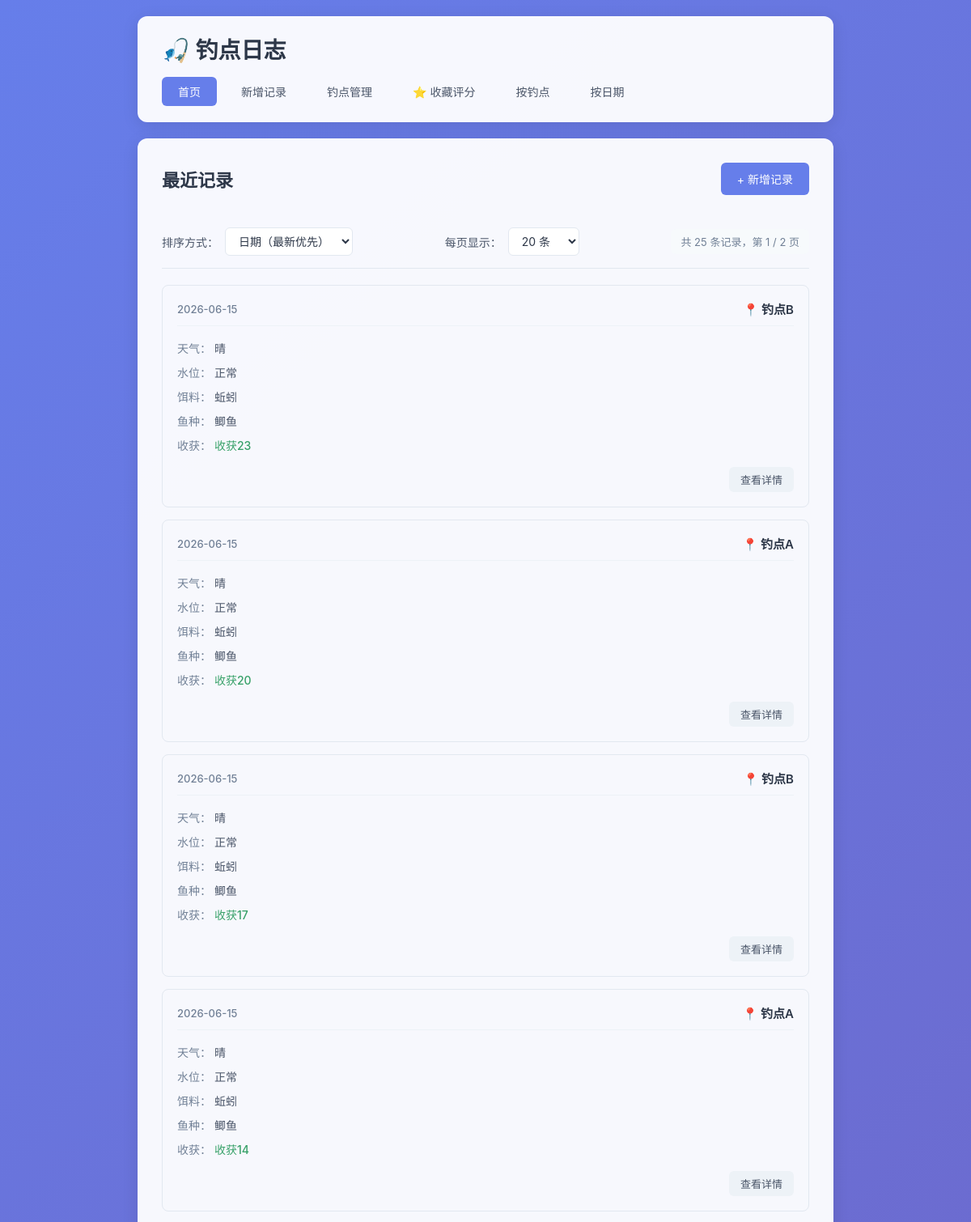
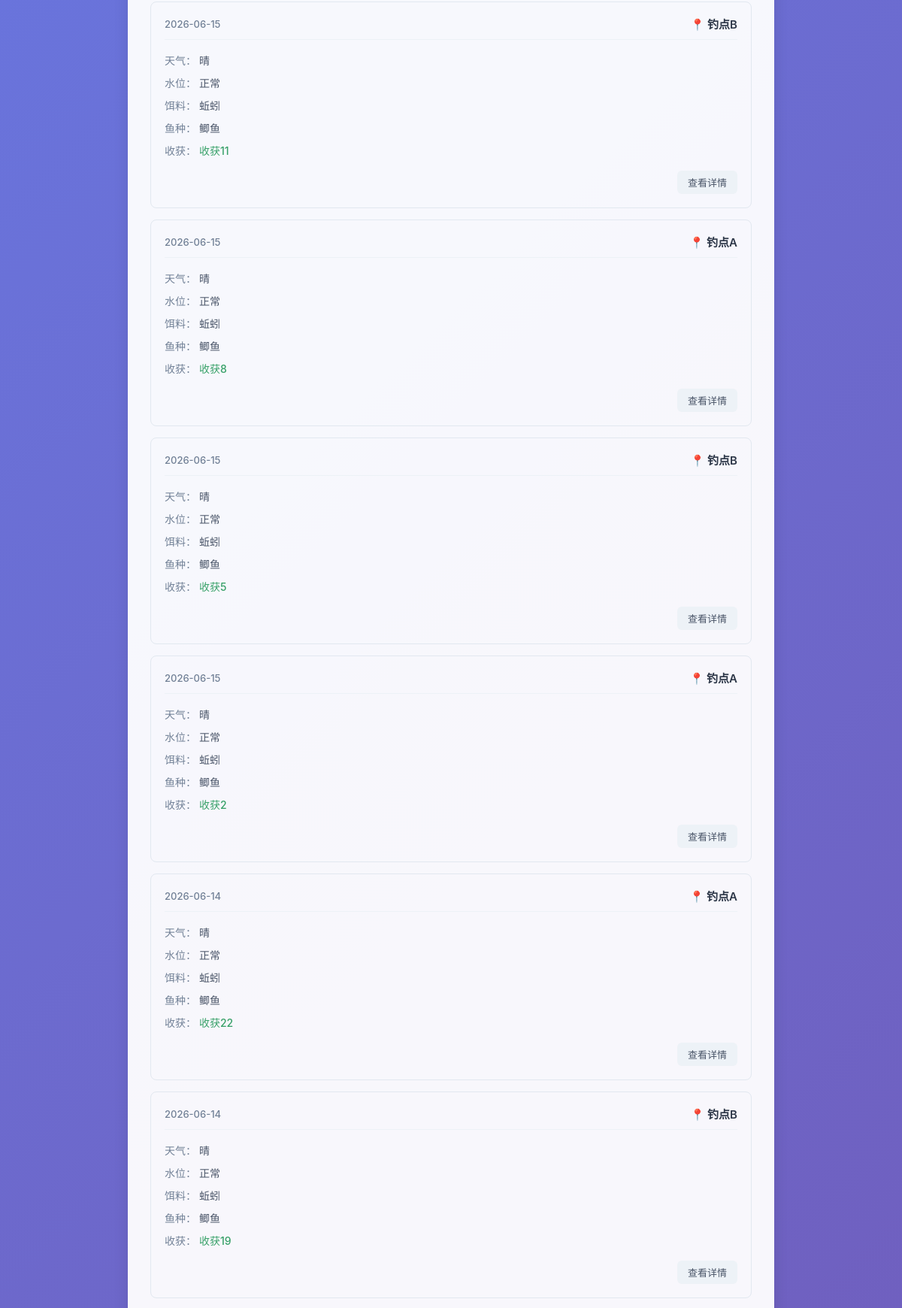
The page / (upper part) on the database its author committed (2 pictures, top to bottom).
### tables this page shows
CREATE TABLE fishing_logs (
            id INTEGER PRIMARY KEY AUTOINCREMENT,
            spot TEXT NOT NULL,
            weather TEXT NOT NULL,
            water_level TEXT NOT NULL,
            bait TEXT NOT NULL,
            fish_species TEXT NOT NULL,
            harvest TEXT NOT NULL,
            next_strategy TEXT,
            created_at DATE NOT NULL
        );

### app.py (the view)
@app.route('/')
def index():
    page = request.args.get('page', 1, type=int)
    per_page = request.args.get('per_page', 20, type=int)
    sort_by = request.args.get('sort', 'date_desc')
    per_page = max(10, min(per_page, 100))
    sort_options = {
        'date_desc': ('created_at DESC, id DESC', '日期降序'),
        'date_asc': ('created_at ASC, id ASC', '日期升序'),
        'spot_desc': ('spot DESC, created_at DESC, id DESC', '钓点降序'),
        'spot_asc': ('spot ASC, created_at DESC, id DESC', '钓点升序'),
    }
    order_clause, sort_label = sort_options.get(sort_by, sort_options['date_desc'])
    conn = get_db()
    count_result = conn.execute('SELECT COUNT(*) as total FROM fishing_logs').fetchone()
    total = count_result['total']
    total_pages = max(1, (total + per_page - 1) // per_page)
    page = max(1, min(page, total_pages))
    offset = (page - 1) * per_page
    logs = conn.execute(
        f'SELECT * FROM fishing_logs ORDER BY {order_clause} LIMIT ? OFFSET ?',
        (per_page, offset)
    ).fetchall()
    conn.close()
    return render_template(
        'index.html',
        logs=logs,
        page=page,
        per_page=per_page,
        total=total,
        total_pages=total_pages,
        sort_by=sort_by,
        sort_label=sort_label
    )

### app.py (called while the page is built)
def get_db():
    conn = sqlite3.connect(DB_PATH)
    conn.row_factory = sqlite3.Row
    return conn

### templates/index.html (shortened to what this page needs)
{% extends 'base.html' %}
{% block content %}
    <div class="page-header">
        <h2>最近记录</h2>
        <a href="{{ url_for('add_log') }}" class="btn btn-primary">+ 新增记录</a>
    </div>
    {% if logs %}
        <div class="toolbar">
            <div class="sort-group">
                <label>排序方式：</label>
                <select id="sortSelect" onchange="handleSortChange()">
                    <option value="date_desc" {% if sort_by == 'date_desc' %}selected{% endif %}>日期（最新优先）</option>
                </select>
            </div>
            <div class="per-page-group">
                <label>每页显示：</label>
                <select id="perPageSelect" onchange="handlePerPageChange()">
                    <option value="20" {% if per_page == 20 %}selected{% endif %}>20 条</option>
                </select>
            </div>
            <div class="total-info">
                共 {{ total }} 条记录，第 {{ page }} / {{ total_pages }} 页
            </div>
        </div>
        <div class="log-list">
            {% for log in logs %}
                <div class="log-card">
                    <div class="log-header">
                        <span class="log-date">{{ log['created_at'] }}</span>
                        <span class="log-spot">📍 {{ log['spot'] }}</span>
                    </div>
                    <div class="log-body">
                        <div class="log-row">
                            <span class="label">天气：</span>
                            <span>{{ log['weather'] }}</span>
                        </div>
                        <div class="log-row">
                            <span class="label">水位：</span>
                            <span>{{ log['water_level'] }}</span>
                        </div>
                        <div class="log-row">
                            <span class="label">饵料：</span>
                            <span>{{ log['bait'] }}</span>
                        </div>
                        <div class="log-row">
                            <span class="label">鱼种：</span>
                            <span>{{ log['fish_species'] }}</span>
                        </div>
                        <div class="log-row">
                            <span class="label">收获：</span>
                            <span class="harvest">{{ log['harvest'] }}</span>
                        </div>
                    </div>
                    <div class="log-footer">
                        <a href="{{ url_for('log_detail', log_id=log['id'], page=page, sort=sort_by, per_page=per_page) }}" class="btn btn-small">查看详情</a>
                    </div>
                </div>
            {% endfor %}
        </div>
    {% else %}
        <div class="empty-state">
            <p>还没有任何记录，快去添加第一条吧！</p>
            <a href="{{ url_for('add_log') }}" class="btn btn-primary">+ 新增记录</a>
        </div>
    {% endif %}
{% endblock %}

### templates/base.html (shortened to what this page needs)
<!DOCTYPE html>
<html lang="zh-CN">
<head>
    <link rel="stylesheet" href="{{ url_for('static', filename='style.css') }}">
</head>
<body>
    <div class="container">
        <header>
            <h1>🎣 钓点日志</h1>
            <nav>
                <a href="{{ url_for('index') }}" class="{% if request.endpoint == 'index' %}active{% endif %}">首页</a>
                <a href="{{ url_for('add_log') }}" class="{% if request.endpoint == 'add_log' %}active{% endif %}">新增记录</a>
                <a href="{{ url_for('spots_list') }}" class="{% if request.endpoint in ['spots_list', 'spot_detail', 'add_spot', 'edit_spot'] %}active{% endif %}">钓点管理</a>
                <a href="{{ url_for('spots_list', filter='favorite') }}" class="{% if request.endpoint == 'spots_list' and request.args.get('filter') == 'favorite' %}active{% endif %}">⭐ 收藏评分</a>
                <a href="{{ url_for('by_spot') }}" class="{% if request.endpoint == 'by_spot' %}active{% endif %}">按钓点</a>
                <a href="{{ url_for('by_date') }}" class="{% if request.endpoint == 'by_date' %}active{% endif %}">按日期</a>
            </nav>
        </header>
        <main>
            {% block content %}{% endblock %}
        </main>
    </div>
</body>
</html>

### static/style.css (style rules this page uses)
* { margin: 0; padding: 0; box-sizing: border-box; }
body { font-family: -apple-system, BlinkMacSystemFont, 'Segoe UI', 'PingFang SC', 'Microsoft YaHei', sans-serif; background: linear-gradient(135deg, #667eea 0%, #764ba2 100%); min-height: 100vh; color: #333; }
.container { max-width: 900px; margin: 0 auto; padding: 20px; min-height: 100vh; display: flex; flex-direction: column; }
header { background: rgba(255, 255, 255, 0.95); border-radius: 12px; padding: 20px 30px; margin-bottom: 20px; box-shadow: 0 4px 20px rgba(0, 0, 0, 0.1); }
header h1 { font-size: 28px; color: #2d3748; margin-bottom: 15px; }
nav { display: flex; gap: 10px; flex-wrap: wrap; }
nav a { padding: 8px 20px; text-decoration: none; color: #4a5568; border-radius: 6px; transition: all 0.2s ease; font-size: 14px; }
nav a.active { background: #667eea; color: white; }
main { flex: 1; background: rgba(255, 255, 255, 0.95); border-radius: 12px; padding: 30px; box-shadow: 0 4px 20px rgba(0, 0, 0, 0.1); }
.page-header { display: flex; justify-content: space-between; align-items: center; margin-bottom: 25px; flex-wrap: wrap; gap: 15px; }
.page-header h2 { color: #2d3748; font-size: 22px; }
.btn { display: inline-block; padding: 10px 20px; border: none; border-radius: 6px; text-decoration: none; font-size: 14px; cursor: pointer; transition: all 0.2s ease; font-family: inherit; }
.btn-primary { background: #667eea; color: white; }
.btn-small { padding: 6px 14px; font-size: 13px; background: #edf2f7; color: #4a5568; }
.toolbar { display: flex; justify-content: space-between; align-items: center; flex-wrap: wrap; gap: 15px; padding: 15px 0; margin-bottom: 20px; border-bottom: 1px solid #e2e8f0; }
.sort-group, .per-page-group { display: flex; align-items: center; gap: 8px; }
.sort-group label, .per-page-group label { font-size: 14px; color: #4a5568; font-weight: 500; }
.sort-group select, .per-page-group select { padding: 7px 12px; border: 1px solid #e2e8f0; border-radius: 6px; font-size: 14px; background: #fff; color: #2d3748; cursor: pointer; transition: all 0.2s ease; font-family: inherit; }
.total-info { font-size: 13px; color: #718096; padding: 6px 12px; background: #f7fafc; border-radius: 6px; }
.log-list { display: grid; gap: 15px; }
.log-card { border: 1px solid #e2e8f0; border-radius: 8px; padding: 18px; transition: all 0.2s ease; }
.log-header { display: flex; justify-content: space-between; align-items: center; margin-bottom: 12px; padding-bottom: 10px; border-bottom: 1px solid #edf2f7; }
.log-date { font-size: 13px; color: #718096; font-weight: 500; }
.log-spot { font-size: 15px; font-weight: 600; color: #2d3748; }
.log-body { margin-bottom: 12px; }
.log-row { padding: 5px 0; font-size: 14px; color: #4a5568; }
.log-row .label { font-weight: 500; color: #718096; }
.log-row .harvest { color: #38a169; font-weight: 500; }
.log-footer { text-align: right; }

### rows shown on the page
fishing_logs: created_at "2026-06-15", spot "钓点B", weather "晴", water_level "正常", bait "蚯蚓", fish_species "鲫鱼", harvest "收获23"
fishing_logs: created_at "2026-06-15", spot "钓点A", weather "晴", water_level "正常", bait "蚯蚓", fish_species "鲫鱼", harvest "收获20"
fishing_logs: created_at "2026-06-15", spot "钓点B", weather "晴", water_level "正常", bait "蚯蚓", fish_species "鲫鱼", harvest "收获17"
fishing_logs: created_at "2026-06-15", spot "钓点A", weather "晴", water_level "正常", bait "蚯蚓", fish_species "鲫鱼", harvest "收获14"
fishing_logs: created_at "2026-06-15", spot "钓点B", weather "晴", water_level "正常", bait "蚯蚓", fish_species "鲫鱼", harvest "收获11"
fishing_logs: created_at "2026-06-15", spot "钓点A", weather "晴", water_level "正常", bait "蚯蚓", fish_species "鲫鱼", harvest "收获8"
fishing_logs: created_at "2026-06-15", spot "钓点B", weather "晴", water_level "正常", bait "蚯蚓", fish_species "鲫鱼", harvest "收获5"
fishing_logs: created_at "2026-06-15", spot "钓点A", weather "晴", water_level "正常", bait "蚯蚓", fish_species "鲫鱼", harvest "收获2"
fishing_logs: created_at "2026-06-14", spot "钓点A", weather "晴", water_level "正常", bait "蚯蚓", fish_species "鲫鱼", harvest "收获22"
fishing_logs: created_at "2026-06-14", spot "钓点B", weather "晴", water_level "正常", bait "蚯蚓", fish_species "鲫鱼", harvest "收获19"

### other values the page prints
{{ total }} "25"
{{ page }} "1"
{{ total_pages }} "2"
